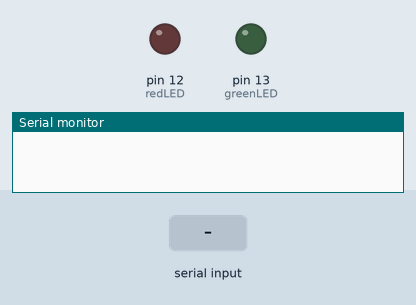
This sketch was run on a simulated Arduino Uno, built with avr-gcc and run on an emulated ATmega328P. On the bench: output pins drawn as LEDs (lit = HIGH), the last lines printed to the serial monitor. The inputs (shaded band) are chosen by the test bench.

Above: at 1.2 s.
1.3 s: "55555P" received over Serial
At 1.7 s:
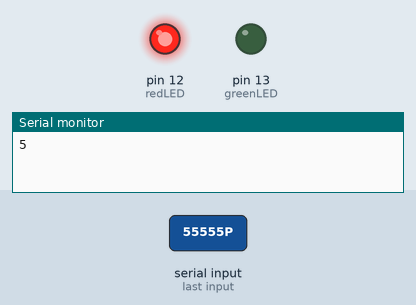
Timing chart, 0 to 5.8 s (numbered marks = the images above; inputs shaded):
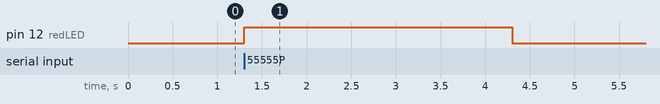

Measured:
- after the input at 1.3 s, pin 12 (redLED): LOW → HIGH at once, → LOW 3.0 s later

The sketch:

strings2_0_copy_20240701153738.ino
```cpp
// Adesso NuScan 5200TU
int greenLED = 13;
int redLED = 12;
const int maxBarcodeLength = 20;
char barcode[maxBarcodeLength + 1];
int i = 0;

void setup() {
  pinMode(greenLED, OUTPUT);
  pinMode(redLED, OUTPUT);
  Serial.begin(9600); // initialize
}

void loop() {
  if (Serial.available()) { // check if there is serial input
    char num = Serial.read(); // read serial input
    if (isAlphaNumeric(num)) { // if barcode is alphanumeric
      //digitalWrite(greenLED, HIGH); // turn on LED
      //digitalWrite(redLED, HIGH);
      //delay(500);
      //digitalWrite(greenLED, LOW); // turn off LED
      //digitalWrite(redLED, LOW);

      if (i < maxBarcodeLength - 1) {
        barcode[i++] = num;
        barcode[i] = '\0';
      }

       Serial.print(num); // print barcode in serial monitor
      //Serial.print(barcode);


      if (strcmp(barcode, "55555P") == 0) { // compares the two strings
        digitalWrite(greenLED, HIGH);
        delay(500);
        digitalWrite(greenLED, LOW);
      }
      else {
        digitalWrite(redLED, HIGH);
        delay(500);
        digitalWrite(redLED, LOW);
      }
      i = 0; // reset
      barcode[0] = '\0'; // reset
      }
    }
  }
```
